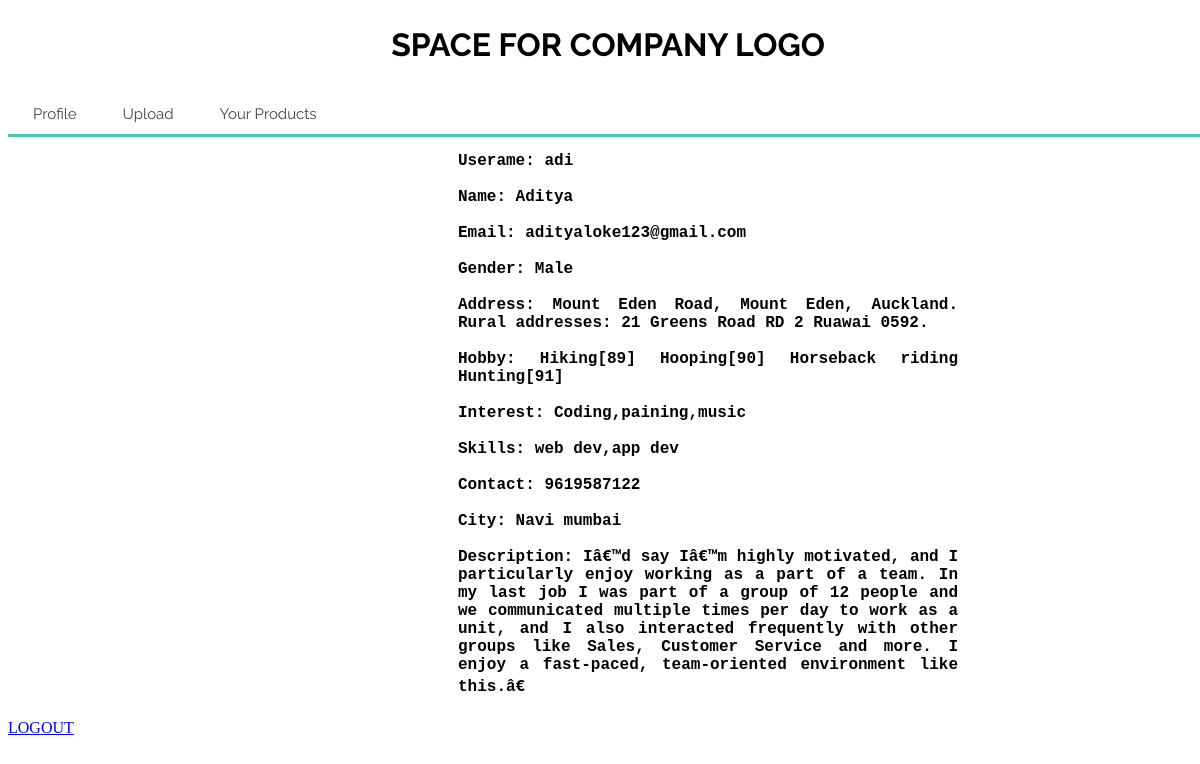
The page /tp.php (signed in) on the database its author committed.
### tables this page shows
CREATE TABLE `user_register` (
  `user_id` int(11) NOT NULL,
  `user_name` varchar(255) NOT NULL,
  `user_surname` varchar(255) NOT NULL,
  `user_state` varchar(255) NOT NULL,
  `user_gender` varchar(255) NOT NULL,
  `user_password` varchar(255) NOT NULL,
  `user_email` varchar(255) NOT NULL,
  `user_type` varchar(255) NOT NULL,
  `user_nick` varchar(255) NOT NULL,
  `user_interest` text NOT NULL,
  `user_address` text NOT NULL,
  `user_hobbies` text NOT NULL,
  `user_contact` text NOT NULL,
  `user_city` text NOT NULL,
  `user_skill` text NOT NULL,
  `user_desc` text NOT NULL,
  `user_location` varchar(255) NOT NULL
);

### tp.php (the view, shortened to what this page needs)
<?php
$db = mysqli_connect('localhost', 'root', '', 'sih');
$nick=$_SESSION['username']; ?>
<!DOCTYPE html>
<html lang="en">
<head>
</head>
<link class="jsbin" href="http://ajax.googleapis.com/ajax/libs/jqueryui/1/themes/base/jquery-ui.css" rel="stylesheet" type="text/css" />
<link rel="stylesheet" href="styles4.css">
</head>
<body>
<div id='cssmenu' style='position:fixed'>
    <div class="company-logo" >
        <h1>SPACE FOR COMPANY LOGO</h1>
    </div>
    <ul>
        <li id="1" onclick="changeclass(this.id)" ><a href='#'   id="abc">Profile</a></li>
        <li><a href='#top-ones' id="abc1" >Upload</a></li>
        <li><a href='#categories' id="abc2" >Your Products</a></li>
    </ul>
</div>
<br>
<div>
    <br>
    <br>
    <br>
    <br>
    <br>
    <br>
    <br>
    <div id="12">
        <?php
        $sql1="SELECT user_name FROM user_register WHERE user_nick ='$nick'";
        $result1 =mysqli_query($db,$sql1);
        $row1 = mysqli_fetch_assoc($result1);
        $username = $row1['user_name'];
        $sql1="SELECT user_email FROM user_register WHERE user_nick ='$nick'";
        $result1 =mysqli_query($db,$sql1);
        $row1 = mysqli_fetch_assoc($result1);
        $useremail = $row1['user_email'];
        $sql1="SELECT user_nick FROM user_register WHERE user_nick ='$nick'";
        $result1 =mysqli_query($db,$sql1);
        $row1 = mysqli_fetch_assoc($result1);
        $usernick = $row1['user_nick'];
        $sql1="SELECT user_hobbies FROM user_register WHERE user_nick ='$nick'";
        $result1 =mysqli_query($db,$sql1);
        $row1 = mysqli_fetch_assoc($result1);
        $userhobby= $row1['user_hobbies'];
        $sql1="SELECT user_address FROM user_register WHERE user_nick ='$nick'";
        $result1 =mysqli_query($db,$sql1);
        $row1 = mysqli_fetch_assoc($result1);
        $useradd = $row1['user_address'];
        $sql1="SELECT user_contact FROM user_register WHERE user_nick ='$nick'";
        $result1 =mysqli_query($db,$sql1);
        $row1 = mysqli_fetch_assoc($result1);
        $usercontact = $row1['user_contact'];
        $sql1="SELECT user_desc FROM user_register WHERE user_nick ='$nick'";
        $result1 =mysqli_query($db,$sql1);
        $row1 = mysqli_fetch_assoc($result1);
        $userdesc = $row1['user_desc'];
        $sql1="SELECT user_gender FROM user_register WHERE user_nick ='$nick'";
        $result1 =mysqli_query($db,$sql1);
        $row1 = mysqli_fetch_assoc($result1);
        $usergender = $row1['user_gender'];
        $sql1="SELECT user_interest FROM user_register WHERE user_nick ='$nick'";
        $result1 =mysqli_query($db,$sql1);
        $row1 = mysqli_fetch_assoc($result1);
        $userint = $row1['user_interest'];
        $sql1="SELECT user_skill FROM user_register WHERE user_nick ='$nick'";
        $result1 =mysqli_query($db,$sql1);
        $row1 = mysqli_fetch_assoc($result1);
        $userskill = $row1['user_skill'];
        $sql1="SELECT user_city FROM user_register WHERE user_nick ='$nick'";
        $result1 =mysqli_query($db,$sql1);
        $row1 = mysqli_fetch_assoc($result1);
        $userrcity = $row1['user_city'];
        ?>
        <div id = "details"style=" position:relative;z-index:-1; text-align: justify;max-width:500px;  font-size: 16px; font-family: Courier;font-weight:bold; left:450px; ">
            <?php
            echo "Userame: " .$usernick . "<br><br>";
            echo "Name: " .$username . "<br><br>";
            echo "Email: " .$useremail . "<br><br>";
            echo "Gender: " .$usergender .  "<br><br>";
            echo "Address: " .$useradd . "<br><br>";
            echo "Hobby: " .$userhobby . "<br><br>";
            echo "Interest: " .$userint .  "<br><br>";
            echo "Skills: " .$userskill .  "<br><br>";
            echo "Contact: " .$usercontact .  "<br><br>";
            echo "City: " .$userrcity.  "<br><br>";
            echo "Description: " .$userdesc.  "<br><br>";
            ?>
    </div>
    </div>
    <a href="itempage.php">LOGOUT</a>
</body>
</html>

### styles4.css (style rules this page uses)
#cssmenu, #cssmenu ul, #cssmenu ul li, #cssmenu ul li a { margin: 0; padding: 0; border: 0; list-style: none; line-height: 1; display: block; position: relative; -webkit-box-sizing: border-box; -moz-box-sizing: border-box; box-sizing: border-box; }
#cssmenu { background-color: white; }
#cssmenu:after, #cssmenu > ul:after { content: "."; display: block; clear: both; visibility: hidden; line-height: 0; height: 0; }
#cssmenu { width: 100%; border-bottom: 3px solid #47c9af; font-family: Raleway, sans-serif; line-height: 1; }
#cssmenu ul { background: #ffffff; }
#cssmenu > ul > li { float: left; }
#cssmenu > ul > li > a { z-index: 2; padding: 18px 25px 12px 25px; font-size: 15px; font-weight: 400; text-decoration: none; color: #444444; -webkit-transition: all .2s ease; -moz-transition: all .2s ease; -ms-transition: all .2s ease; -o-transition: all .2s ease; transition: all .2s ease; margin-right: -4px; }
#cssmenu > ul > li > a:after { position: absolute; left: 0; bottom: 0; right: 0; z-index: -1; width: 100%; height: 120%; border-top-left-radius: 8px; border-top-right-radius: 8px; content: ""; -webkit-transition: all .2s ease; -o-transition: all .2s ease; transition: all .2s ease; -webkit-transform: perspective(5px) rotateX(2deg); -webkit-transform-origin: bottom; -moz-transform: perspective(5px) rotateX(2deg); -moz-transform-origin: bottom; transform: perspective(5px) rotateX(2deg); transform-origin: bottom; }
.company-logo { height: 60px; text-align: center; }

### tp.php (style rules this page uses)
* { box-sizing: border-box; }

### rows shown on the page
user_register: user_nick "adi", user_name "Aditya", user_email "adityaloke123@gmail.com", user_gender "Male", user_address "Mount Eden Road, Mount Eden, Auckland. Rural addresses: 21 Greens Road RD 2 Ruawai 0592.", user_hobbies "Hiking[89] Hooping[90] Horseback riding Hunting[91]", user_interest "Coding,paining,music", user_skill "web dev,app dev", user_contact "9619587122", user_city "Navi mumbai", user_desc "Iâ€™d say Iâ€™m highly motivated, and I particularly enjoy working as a part of a team. In my last job I was part of a group of 12 people and we communicated multiple times per day to work as a unit, and I also interacted frequently with other groups like Sales, Customer Service and more. I enjoy a fast-paced, team-oriented environment like this.â€"
